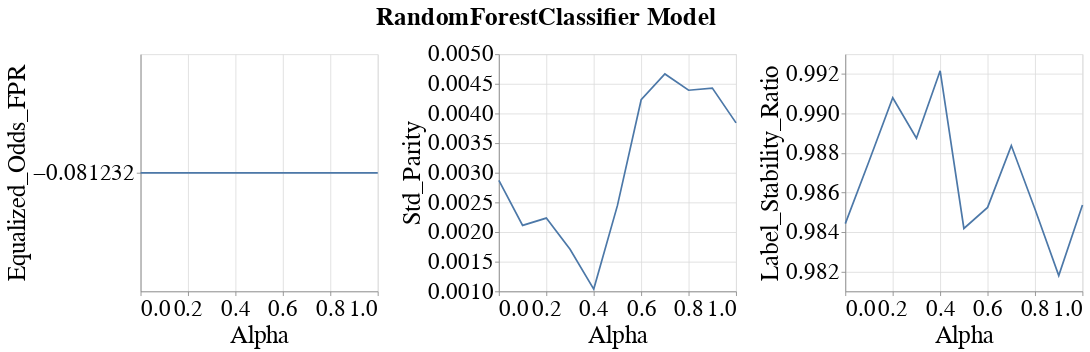

Here is the notebook cell this chart was saved with:
### Markdown cell above
### Line band plots for group metrics

### Code cell
visualizer.create_group_metrics_line_band_plot(group='sex',
                                               model_name=MODEL_NAMES[0],
                                               group_metrics=['Equalized_Odds_FPR', 'Std_Parity', 'Label_Stability_Ratio'])

### Figure 1 — Vega-Lite specification as saved in the notebook (floating-point values rounded to 4 significant figures)
{"config": {"view": {"continuousWidth": 400, "continuousHeight": 300}, "axis": {"labelFontSize": 27, "labelFontWeight": "normal", "titleFontSize": 29, "titleFontWeight": "normal"}, "legend": {"labelFontSize": 27, "symbolStrokeWidth": 10, "titleFontSize": 29}, "title": {"fontSize": 27}}, "vconcat": [{"hconcat": [{"layer": [{"mark": {"type": "errorband", "extent": "ci"}, "encoding": {"x": {"field": "Intervention_Param", "title": "Alpha", "type": "quantitative"}, "y": {"field": "Metric_Value", "scale": {"zero": false}, "title": "Equalized_Odds_FPR", "type": "quantitative"}}}, {"mark": "line", "encoding": {"x": {"field": "Intervention_Param", "title": "Alpha", "type": "quantitative"}, "y": {"aggregate": "mean", "field": "Metric_Value", "scale": {"zero": false}, "title": "Equalized_Odds_FPR", "type": "quantitative"}}}], "height": 280, "width": 280}, {"layer": [{"mark": {"type": "errorband", "extent": "ci"}, "encoding": {"x": {"field": "Intervention_Param", "title": "Alpha", "type": "quantitative"}, "y": {"field": "Metric_Value", "scale": {"zero": false}, "title": "Std_Parity", "type": "quantitative"}}}, {"mark": "line", "encoding": {"x": {"field": "Intervention_Param", "title": "Alpha", "type": "quantitative"}, "y": {"aggregate": "mean", "field": "Metric_Value", "scale": {"zero": false}, "title": "Std_Parity", "type": "quantitative"}}}], "data": {"name": "data-d14cebe6670ca43cd261a57ad9d6733e"}, "height": 280, "width": 280}, {"layer": [{"mark": {"type": "errorband", "extent": "ci"}, "encoding": {"x": {"field": "Intervention_Param", "title": "Alpha", "type": "quantitative"}, "y": {"field": "Metric_Value", "scale": {"zero": false}, "title": "Label_Stability_Ratio", "type": "quantitative"}}}, {"mark": "line", "encoding": {"x": {"field": "Intervention_Param", "title": "Alpha", "type": "quantitative"}, "y": {"aggregate": "mean", "field": "Metric_Value", "scale": {"zero": false}, "title": "Label_Stability_Ratio", "type": "quantitative"}}}], "data": {"name": "data-a19b5acee9fcd44cafa018d2f6bda361"}, "height": 280, "width": 280}]}], "data": {"name": "data-af59db499b5a32ea584f63b23b70139f"}, "title": {"text": "RandomForestClassifier Model", "anchor": "middle", "dy": -10, "fontSize": 30}, "$schema": "https://vega.github.io/schema/vega-lite/v4.17.0.json", "datasets": {"data-af59db499b5a32ea584f63b23b70139f": [{"Metric": "Equalized_Odds_FPR", "Model_Name": "RandomForestClassifier", "Experiment_Iteration": "Exp_iter_7", "Intervention_Param": 0.0, "Group": "sex", "Metric_Value": -0.08123}, {"Metric": "Equalized_Odds_FPR", "Model_Name": "RandomForestClassifier", "Experiment_Iteration": "Exp_iter_7", "Intervention_Param": 0.1, "Group": "sex", "Metric_Value": -0.08123}, {"Metric": "Equalized_Odds_FPR", "Model_Name": "RandomForestClassifier", "Experiment_Iteration": "Exp_iter_7", "Intervention_Param": 0.2, "Group": "sex", "Metric_Value": -0.08123}, {"Metric": "Equalized_Odds_FPR", "Model_Name": "RandomForestClassifier", "Experiment_Iteration": "Exp_iter_7", "Intervention_Param": 0.3, "Group": "sex", "Metric_Value": -0.08123}, {"Metric": "Equalized_Odds_FPR", "Model_Name": "RandomForestClassifier", "Experiment_Iteration": "Exp_iter_7", "Intervention_Param": 0.4, "Group": "sex", "Metric_Value": -0.08123}, {"Metric": "Equalized_Odds_FPR", "Model_Name": "RandomForestClassifier", "Experiment_Iteration": "Exp_iter_7", "Intervention_Param": 0.5, "Group": "sex", "Metric_Value": -0.08123}, {"Metric": "Equalized_Odds_FPR", "Model_Name": "RandomForestClassifier", "Experiment_Iteration": "Exp_iter_7", "Intervention_Param": 0.6, "Group": "sex", "Metric_Value": -0.08123}, {"Metric": "Equalized_Odds_FPR", "Model_Name": "RandomForestClassifier", "Experiment_Iteration": "Exp_iter_7", "Intervention_Param": 0.7, "Group": "sex", "Metric_Value": -0.08123}, {"Metric": "Equalized_Odds_FPR", "Model_Name": "RandomForestClassifier", "Experiment_Iteration": "Exp_iter_7", "Intervention_Param": 0.8, "Group": "sex", "Metric_Value": -0.08123}, {"Metric": "Equalized_Odds_FPR", "Model_Name": "RandomForestClassifier", "Experiment_Iteration": "Exp_iter_7", "Intervention_Param": 0.9, "Group": "sex", "Metric_Value": -0.08123}, {"Metric": "Equalized_Odds_FPR", "Model_Name": "RandomForestClassifier", "Experiment_Iteration": "Exp_iter_7", "Intervention_Param": 1.0, "Group": "sex", "Metric_Value": -0.08123}], "data-d14cebe6670ca43cd261a57ad9d6733e": [{"Metric": "Std_Parity", "Model_Name": "RandomForestClassifier", "Experiment_Iteration": "Exp_iter_7", "Intervention_Param": 0.0, "Group": "sex", "Metric_Value": 0.002873}, {"Metric": "Std_Parity", "Model_Name": "RandomForestClassifier", "Experiment_Iteration": "Exp_iter_7", "Intervention_Param": 0.1, "Group": "sex", "Metric_Value": 0.002113}, {"Metric": "Std_Parity", "Model_Name": "RandomForestClassifier", "Experiment_Iteration": "Exp_iter_7", "Intervention_Param": 0.2, "Group": "sex", "Metric_Value": 0.002236}, {"Metric": "Std_Parity", "Model_Name": "RandomForestClassifier", "Experiment_Iteration": "Exp_iter_7", "Intervention_Param": 0.3, "Group": "sex", "Metric_Value": 0.001709}, {"Metric": "Std_Parity", "Model_Name": "RandomForestClassifier", "Experiment_Iteration": "Exp_iter_7", "Intervention_Param": 0.4, "Group": "sex", "Metric_Value": 0.001038}, {"Metric": "Std_Parity", "Model_Name": "RandomForestClassifier", "Experiment_Iteration": "Exp_iter_7", "Intervention_Param": 0.5, "Group": "sex", "Metric_Value": 0.00245}, {"Metric": "Std_Parity", "Model_Name": "RandomForestClassifier", "Experiment_Iteration": "Exp_iter_7", "Intervention_Param": 0.6, "Group": "sex", "Metric_Value": 0.004232}, {"Metric": "Std_Parity", "Model_Name": "RandomForestClassifier", "Experiment_Iteration": "Exp_iter_7", "Intervention_Param": 0.7, "Group": "sex", "Metric_Value": 0.004667}, {"Metric": "Std_Parity", "Model_Name": "RandomForestClassifier", "Experiment_Iteration": "Exp_iter_7", "Intervention_Param": 0.8, "Group": "sex", "Metric_Value": 0.004392}, {"Metric": "Std_Parity", "Model_Name": "RandomForestClassifier", "Experiment_Iteration": "Exp_iter_7", "Intervention_Param": 0.9, "Group": "sex", "Metric_Value": 0.004429}, {"Metric": "Std_Parity", "Model_Name": "RandomForestClassifier", "Experiment_Iteration": "Exp_iter_7", "Intervention_Param": 1.0, "Group": "sex", "Metric_Value": 0.003842}], "data-a19b5acee9fcd44cafa018d2f6bda361": [{"Metric": "Label_Stability_Ratio", "Model_Name": "RandomForestClassifier", "Experiment_Iteration": "Exp_iter_7", "Intervention_Param": 0.0, "Group": "sex", "Metric_Value": 0.9844}, {"Metric": "Label_Stability_Ratio", "Model_Name": "RandomForestClassifier", "Experiment_Iteration": "Exp_iter_7", "Intervention_Param": 0.1, "Group": "sex", "Metric_Value": 0.9876}, {"Metric": "Label_Stability_Ratio", "Model_Name": "RandomForestClassifier", "Experiment_Iteration": "Exp_iter_7", "Intervention_Param": 0.2, "Group": "sex", "Metric_Value": 0.9908}, {"Metric": "Label_Stability_Ratio", "Model_Name": "RandomForestClassifier", "Experiment_Iteration": "Exp_iter_7", "Intervention_Param": 0.3, "Group": "sex", "Metric_Value": 0.9887}, {"Metric": "Label_Stability_Ratio", "Model_Name": "RandomForestClassifier", "Experiment_Iteration": "Exp_iter_7", "Intervention_Param": 0.4, "Group": "sex", "Metric_Value": 0.9922}, {"Metric": "Label_Stability_Ratio", "Model_Name": "RandomForestClassifier", "Experiment_Iteration": "Exp_iter_7", "Intervention_Param": 0.5, "Group": "sex", "Metric_Value": 0.9842}, {"Metric": "Label_Stability_Ratio", "Model_Name": "RandomForestClassifier", "Experiment_Iteration": "Exp_iter_7", "Intervention_Param": 0.6, "Group": "sex", "Metric_Value": 0.9852}, {"Metric": "Label_Stability_Ratio", "Model_Name": "RandomForestClassifier", "Experiment_Iteration": "Exp_iter_7", "Intervention_Param": 0.7, "Group": "sex", "Metric_Value": 0.9884}, {"Metric": "Label_Stability_Ratio", "Model_Name": "RandomForestClassifier", "Experiment_Iteration": "Exp_iter_7", "Intervention_Param": 0.8, "Group": "sex", "Metric_Value": 0.9852}, {"Metric": "Label_Stability_Ratio", "Model_Name": "RandomForestClassifier", "Experiment_Iteration": "Exp_iter_7", "Intervention_Param": 0.9, "Group": "sex", "Metric_Value": 0.9818}, {"Metric": "Label_Stability_Ratio", "Model_Name": "RandomForestClassifier", "Experiment_Iteration": "Exp_iter_7", "Intervention_Param": 1.0, "Group": "sex", "Metric_Value": 0.9854}]}}
